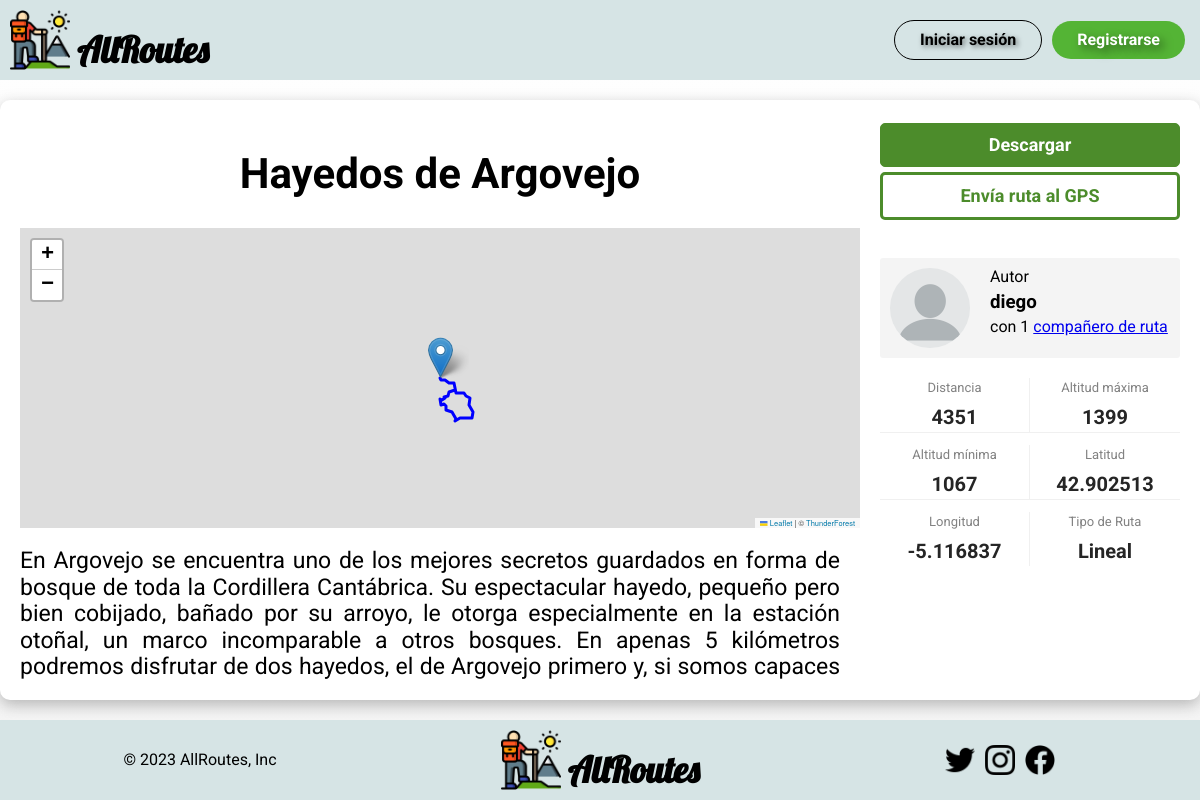
/detalle-ruta.php?id=1, run on the app's committed database.
### tables this page shows
CREATE TABLE `routes` (
  `id` int(10) UNSIGNED NOT NULL,
  `id_user` int(10) UNSIGNED NOT NULL,
  `route_name` varchar(30) NOT NULL,
  `distance` int(11) UNSIGNED NOT NULL,
  `max_height` int(11) UNSIGNED NOT NULL,
  `min_height` int(11) UNSIGNED NOT NULL,
  `pos_slope` int(11) NOT NULL,
  `neg_slope` int(11) NOT NULL,
  `start_lat` double NOT NULL,
  `start_lon` double NOT NULL,
  `points` mediumtext NOT NULL,
  `circular` tinyint(1) NOT NULL,
  `date` date NOT NULL,
  `descrip` text NOT NULL
);

### php/funciones/funciones.php (called while the page is built, shortened)
<?php
    function obtenerRuta($id) {
        $ruta = false;
        try {
            $con = mysqli_connect(HOST, USER, PASS, BD);
            $sql = "SELECT * FROM routes WHERE id='$id'";
            $ruta = $con->query($sql)->fetch_assoc();
            $usuario = $ruta['id_user'];
            $sqlUser = "SELECT username FROM users WHERE id='$usuario'";
            $user = @$con->query($sqlUser)->fetch_assoc();
            @$ruta['username'] = $user['username'];
        } catch(mysqli_sql_exception $e) {
            $ruta = false;
        }
        return $ruta;
    }
?>

### detalle-ruta.php (the view, shortened to what this page needs)
<!DOCTYPE html>
<html lang="en">
<head>
    <link rel="stylesheet" href="css/normalize.css">
    <link rel="stylesheet" href="css/estilos.css">
    <link rel="stylesheet" href="https://unpkg.com/leaflet@1.9.3/dist/leaflet.css" />
</head>
<body>
    <header id="encabezado">
    </header>
    <?php
    require_once "php/funciones/funciones.php";
    $idRuta = $_REQUEST['id'];
    $ruta = obtenerRuta($idRuta);
    ?>
    <main style="display: flex; flex-direction: column; align-items: center; justify-content: center;" class="main__resto">
        <div class="contenido sombra detalle_ruta" style="width: 100%; max-height: 76.5rem; overflow: hidden;">
            <div class="detalle_name">
                <span><?php echo $ruta['route_name'] ?></span>
            </div>
            <div class="detalle_descarga">
                <button class="btn-detalle btn-descargar">Descargar</button>
                <button class="btn-detalle btn-gps">Envía ruta al GPS</button>
            </div>
            <div class="detalle_mapa">
                <div id="map"></div>
            </div>
            <div class="detalle_descripcion" style="overflow: auto;">
                <span><?php echo $ruta['descrip'] ?></span>
            </div>
            <div class="detalle_sidebar">
                <div class="detalle_autor">
                    <div class="detalle_userImage"><img src="imgs/profile-image.png" alt="profile-image"></div>
                    <div class="detalle_autorInfo">
                        <p>Autor</p>
                        <h3>
                            <?php
                            echo ($ruta['username'] != null ? $ruta['username'] : "Anonimo");
                            ?>
                        </h3>
                        <p>con 1 <a href="#">compañero de ruta</a></p>
                    </div>
                </div>
                <div class="detalle_datos">
                    <div class="datos_items border-right">
                        <p>Distancia</p>
                        <span><?php echo $ruta['distance'] ?></span>
                    </div>
                    <div class="datos_items">
                        <p>Altitud máxima</p>
                        <span><?php echo $ruta['max_height'] ?></span>
                    </div>
                    <div class="datos_items border-right">
                        <p>Altitud mínima</p>
                        <span><?php echo $ruta['min_height'] ?></span>
                    </div>
                    <div class="datos_items">
                        <p>Latitud</p>
                        <span><?php echo $ruta['start_lat'] ?></span>
                    </div>
                    <div class="datos_items no-border border-right">
                        <p>Longitud</p>
                        <span><?php echo $ruta['start_lon'] ?></span>
                    </div>
                    <div class="datos_items no-border">
                        <p>Tipo de Ruta</p>
                        <span>
                            <?php
                            if ($ruta['circular'] == 1) {
                                echo "Circular";
                            } else {
                                echo "Lineal";
                            }
                            ?>
                        </span>
                    </div>
                </div>
            </div>
        </div>
    </main>
    <footer id="piePagina">
    </footer>
</body>
</html>

### css/estilos.css (style rules this page uses)
:root { --primario: #D6E4E5; --verde: #54B435; --verde_oscuro: #499b2e; --negro: #000000; --blanco: #ffffff; --blanco_oscuro: #dbdbdb; --gris: #5f5f5f; --gris_claro: #f4f4f4; }
html { font-size: 62.5%; box-sizing: border-box; min-height: 100vh; }
*, *:before, *:after { box-sizing: inherit; }
body { background-image: linear-gradient(to top, var(--gris_claro) 0%, var(--blanco) 100%); display: flex; flex-direction: column; min-height: 100vh; font-size: 16px; font-family: 'Roboto', sans-serif; }
.main__resto { height: calc(100vh - 380.4px); max-height: calc(100vh - 380.4px); }
@media (min-width: 768px) { .main__resto { height: calc(100vh - 160px); max-height: calc(100vh - 160px); } }
#encabezado { background-color: var(--primario); display: flex; flex-direction: column; align-items: center; }
@media (min-width: 768px) { #encabezado { justify-content: space-between; flex-direction: row; } }
#piePagina { margin-top: auto; display: grid; grid-template-rows: repeat(3, 1fr); background-color: var(--primario); }
@media (min-width: 768px) { #piePagina { grid-template-rows: none; grid-template-columns: repeat(3, 1fr); } }
.contenido { background-color: var(--blanco); max-width: 120rem; border-radius: 1rem; padding: 2rem; margin: 2rem 0; }
.sombra { -webkit-box-shadow: 0px 5px 15px 0px rgba(112, 112, 112, 0.48); -moz-box-shadow: 0px 5px 15px 0px rgba(112, 112, 112, 0.48); box-shadow: 0px 5px 15px 0px rgba(112, 112, 112, 0.48); }
#map { height: 100%; width: 100%; }
.detalle_ruta { width: 100%; display: grid; grid-template-columns: auto 30rem; grid-template-rows: auto 1.4rem auto 1fr; grid-template-areas: "header download" "map sidebar" "map sidebar" "description sidebar" ; gap: 0 2rem; }
.detalle_name { grid-area: header; display: flex; flex-direction: row; align-items: center; justify-content: center; padding: 3rem 0; }
.detalle_name span { font-size: 4.2rem; font-weight: bold; }
.detalle_mapa { grid-area: map; height: 30rem; }
.detalle_descripcion { text-align: justify; grid-area: description; padding: 2rem 2rem 2rem 0; }
.detalle_descripcion span { font-size: 2.3rem; }
.detalle_sidebar { grid-area: sidebar; }
.detalle_descarga { grid-area: download; display: flex; flex-direction: column; justify-content: center; }
.btn-detalle { padding: 1rem 0; margin-bottom: .5rem; cursor: pointer; font-weight: bold; font-size: 1.8rem; line-height: 2.2rem; }
.btn-descargar { color: var(--blanco); background-color: #4c8c2b; border: .1rem solid #4c8c2b; border-radius: .5rem; }
.btn-gps { background-color: var(--blanco); color: #4c8c2b; border: .3rem solid #4c8c2b; border-radius: .5rem; }
.detalle_autor { display: flex; background: var(--gris_claro); border-radius: .3rem; padding: 1rem; margin-top: 3rem; }
.detalle_autorInfo { padding-left: 2rem; }
.detalle_autorInfo p, h3 { margin: 0; margin-bottom: .5rem; }
.detalle_userImage { border-radius: 100%; max-width: 8rem; max-height: 8rem; overflow: hidden; }
.detalle_userImage img { width: 100%; height: 100%; }
.detalle_datos { display: grid; grid-template-columns: repeat(2, 1fr); gap: 1.2rem 0; padding-top: 2rem; }
.datos_items { text-align: center; border-bottom: .1rem solid #f0f0f0; }
.datos_items p { margin: 0 0 .4rem 0; font-size: 1.3rem; line-height: 2rem; color: #828282; }
.datos_items span { font-size: 2rem; color: #252525; font-weight: bold; line-height: 3rem; }
.no-border { border-bottom: none; }
.border-right { border-right: .1rem solid #f0f0f0; }

### detalle-ruta.php (style rules this page uses)
#map { width: 100%; height: 100%; }

### data on the page
routes: route_name "Hayedos de Argovejo", descrip "En Argovejo se encuentra uno de los mejores secretos guardados en forma de bosque de toda la Cordillera Cantábrica. Su espectacular hayedo, pequeño pero bien cobijado, bañado por su arroyo, le otorga especialmente en la estación otoñal, un marco incomparable a otros bosques. En apenas 5 kilómetros podremos disfrutar de dos hayedos, el de Argovejo primero y, si somos capaces…", distance "4351", max_height "1399", min_height "1067", start_lat "42.902513", start_lon "-5.116837"

### other printed values
$ruta['username'] "diego"
